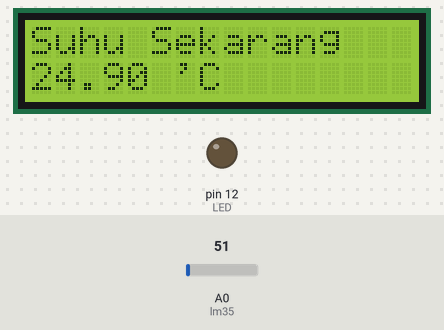
A sketch run on a simulated Arduino Uno, built with avr-gcc and run on an emulated ATmega328P. Parts: 16×2 character LCD, output pins drawn as LEDs (lit = HIGH). The test bench sets the inputs (shaded band); at power-on: A0 (lm35) = 51. What the sketch prints to the serial monitor is not drawn.

Above: at 1.4 s.
1.5 s: A0 (lm35) set to 23
At 2.7 s:
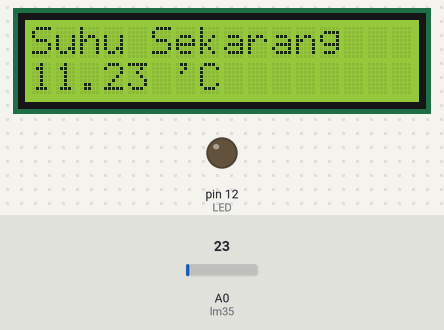
3.1 s: A0 (lm35) set to 18
At 3.6 s:
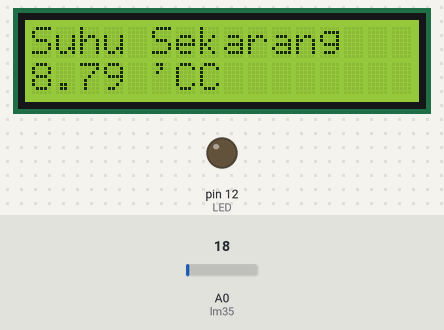
4.6 s: A0 (lm35) set to 68
At 5.8 s:
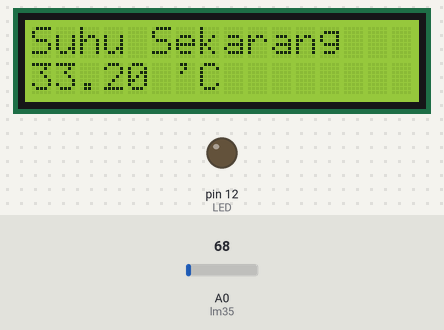
6.2 s: A0 (lm35) set to 80
At 7.0 s:
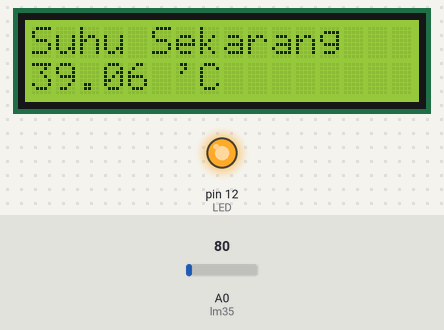
Timing chart, 0 to 8.8 s (numbered marks = the images above; inputs shaded):
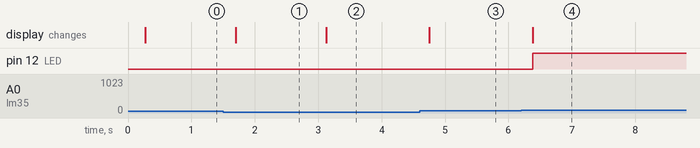

The sketch:

arduinoLmLcd.ino
```cpp
#include <LiquidCrystal.h>
#define lm35 A0
#define LED 12
LiquidCrystal lcd(  7, 6,  5,  4,  3, 2); // pin arduino
                // RS, E, D4, D5, D6, D7   pin lcd


int baca_sensor;
float suhu;

void setup() {
  // put your setup code here, to run once:
  Serial.begin(9600);
  lcd.begin(16, 2);
  lcd.print("Sistem komputer");
  delay(200);
  lcd.clear(); // menghapus karakter pada lcd
  pinMode (LED, OUTPUT);
}

void loop() {
  // put your main code here, to run repeatedly:
  baca_sensor = analogRead(lm35); // membaca nilai adc
  suhu       = baca_sensor * 0.48828125; // konversi adc ke derajat celcius
  if ( suhu>=36)
  {
    digitalWrite(LED, HIGH);
  }
  else
  {
    digitalWrite(LED, LOW);
  }
  lcd.setCursor(0, 0);        // kolom ke 1 baris ke 1
  lcd.print("Suhu Sekarang");
  lcd.setCursor(0, 1);        // kolom ke 1 baris ke 2
  lcd.print(suhu);
  Serial.println(suhu);       // menampilkan ke serial
  lcd.print(" 'C");
  delay(200);
}
```

Measured:
- the behaviour switches between 21 and 20 on A0 (lm35) (found by bisection; images 1 and 2)
- the behaviour switches between 73 and 74 on A0 (lm35) (found by bisection; images 3 and 4)
- after the input at 1.5 s, the display: changes after 0.20 s (image 1)
- after the input at 3.1 s, the display: changes at once (image 2)
- after the input at 4.6 s, the display: changes after 0.15 s (image 3)
- after the input at 6.2 s, pin 12 (LED): LOW → HIGH after 0.18 s; the display: changes after 0.19 s (image 4)
